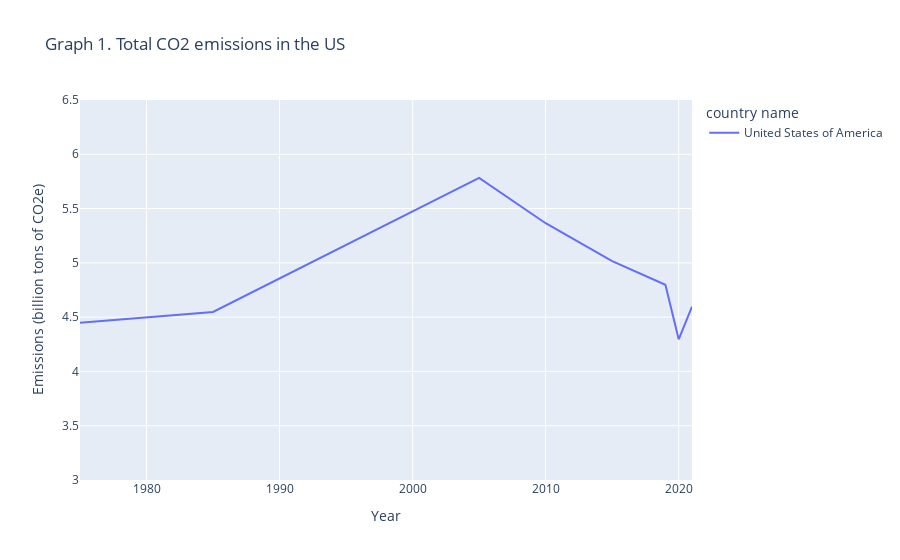

Source (notebook cell):
### Code cell
#

CO2_US=global_CO2_reshaped=global_CO2_reshaped[
    (global_CO2_reshaped['country name']=='United States of America')
]


fig = px.line(
    CO2_US,
    x="Year",
    y="Emissions (billion tons of CO2e)",
    color="country name",
    title="Graph 1. Total CO2 emissions in the US"
)

# Update the y-axis range
fig.update_yaxes(range=[3, 6.5])  # Set the y-axis range

fig.show()

### Figure 1 — Plotly figure (JSON) as saved in the notebook; plotly's stock layout.template omitted (floating-point values rounded to 4 significant figures)
{"data": [{"hovertemplate": "country name=United States of America<br>Year=%{x}<br>Emissions (billion tons of CO2e)=%{y}<extra></extra>", "legendgroup": "United States of America", "line": {"color": "#636efa", "dash": "solid"}, "marker": {"symbol": "circle"}, "mode": "lines", "name": "United States of America", "orientation": "v", "showlegend": true, "type": "scatter", "x": [1975, 1985, 2005, 2010, 2015, 2019, 2020, 2021], "xaxis": "x", "y": [4.448, 4.548, 5.783, 5.365, 5.016, 4.798, 4.296, 4.597], "yaxis": "y"}], "layout": {"autosize": true, "legend": {"title": {"text": "country name"}, "tracegroupgap": 0}, "title": {"text": "Graph 1. Total CO2 emissions in the US"}, "xaxis": {"anchor": "y", "autorange": true, "domain": [0, 1], "range": [1975, 2021], "title": {"text": "Year"}, "type": "linear"}, "yaxis": {"anchor": "x", "domain": [0, 1], "range": [3, 6.5], "title": {"text": "Emissions (billion tons of CO2e)"}, "type": "linear"}}}
